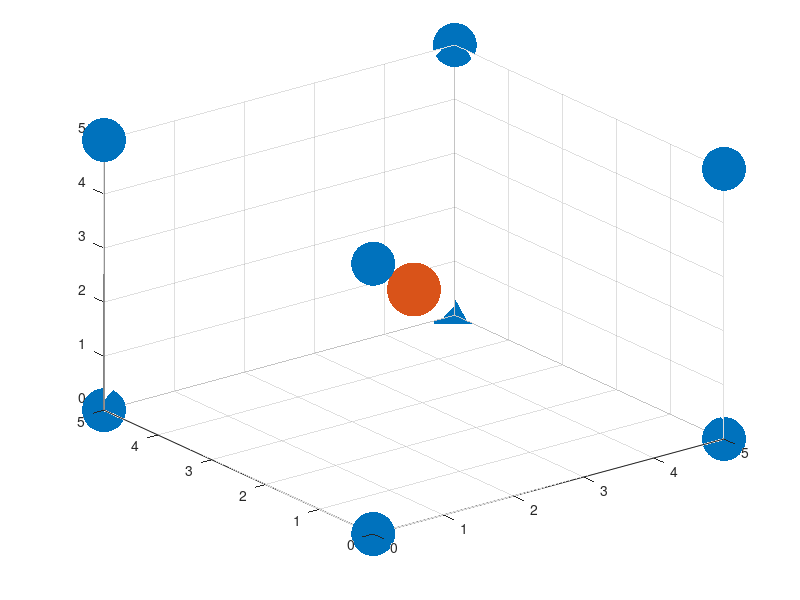

This chart was generated by the following MATLAB code:
clc;        % Clear the command window
clear;      % Clear all variables from workspace
close all   % Close all currently open figure windows

% Generating a Body Centered Cubic (BCC) Bravais Lattice

% Ask user for Lattice Parameter (edge length)
a = input("Enter the edge length: ");

% Define the coordinates for the BCC lattice points
x = [a a 0 a 0 a 0 0];
y = [0 a a a a 0 0 0];
z = [0 0 a a 0 a 0 a];

% Define the coordinates for the Body Centered Atom
xc = a/2;
yc = a/2;
zc = a/2;

% Plot CORNER atoms: large blue filled circles
scatter3(x, y, z, 1000, 'blue', 'filled');

hold on; % Allow multiple plot commands on the same figure

% Plot BODY CENTER atom: large red filled circle
scatter3(xc, yc, zc, 1500, 'red', 'filled');
